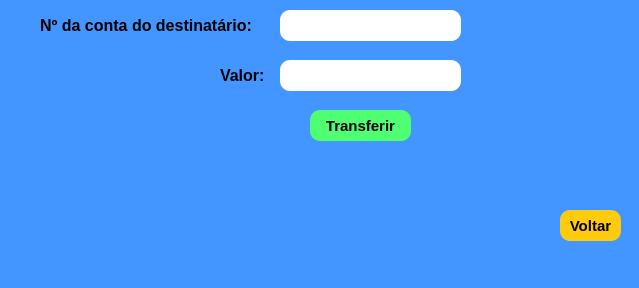
<?xml version="1.0" encoding="UTF-8"?>
<ui version="4.0">
 <class>MainWindow</class>
 <widget class="QMainWindow" name="MainWindow">
  <property name="geometry">
   <rect>
    <x>0</x>
    <y>0</y>
    <width>639</width>
    <height>288</height>
   </rect>
  </property>
  <property name="windowTitle">
   <string>MainWindow</string>
  </property>
  <property name="styleSheet">
   <string notr="true">background-color: rgb(67, 149, 255) </string>
  </property>
  <widget class="QWidget" name="centralwidget">
   <widget class="QLabel" name="label">
    <property name="geometry">
     <rect>
      <x>220</x>
      <y>60</y>
      <width>61</width>
      <height>31</height>
     </rect>
    </property>
    <property name="font">
     <font>
      <pointsize>12</pointsize>
      <weight>75</weight>
      <bold>true</bold>
     </font>
    </property>
    <property name="text">
     <string>Valor:</string>
    </property>
   </widget>
   <widget class="QLineEdit" name="lineEdit">
    <property name="geometry">
     <rect>
      <x>280</x>
      <y>10</y>
      <width>181</width>
      <height>31</height>
     </rect>
    </property>
    <property name="styleSheet">
     <string notr="true">background-color: white;
border-radius: 10px;</string>
    </property>
   </widget>
   <widget class="QLabel" name="label_2">
    <property name="geometry">
     <rect>
      <x>40</x>
      <y>10</y>
      <width>231</width>
      <height>31</height>
     </rect>
    </property>
    <property name="font">
     <font>
      <pointsize>12</pointsize>
      <weight>75</weight>
      <bold>true</bold>
     </font>
    </property>
    <property name="text">
     <string>Nº da conta do destinatário:</string>
    </property>
   </widget>
   <widget class="QLineEdit" name="lineEdit_2">
    <property name="geometry">
     <rect>
      <x>280</x>
      <y>60</y>
      <width>181</width>
      <height>31</height>
     </rect>
    </property>
    <property name="styleSheet">
     <string notr="true">background-color: white;
border-radius: 10px;</string>
    </property>
   </widget>
   <widget class="QPushButton" name="pushButton_8">
    <property name="geometry">
     <rect>
      <x>310</x>
      <y>110</y>
      <width>101</width>
      <height>31</height>
     </rect>
    </property>
    <property name="font">
     <font>
      <pointsize>11</pointsize>
      <weight>75</weight>
      <bold>true</bold>
     </font>
    </property>
    <property name="styleSheet">
     <string notr="true">background-color:rgb(78, 255, 113);
border-radius: 10px;
</string>
    </property>
    <property name="text">
     <string>Transferir</string>
    </property>
   </widget>
   <widget class="QPushButton" name="pushButton_9">
    <property name="geometry">
     <rect>
      <x>560</x>
      <y>210</y>
      <width>61</width>
      <height>31</height>
     </rect>
    </property>
    <property name="font">
     <font>
      <pointsize>11</pointsize>
      <weight>75</weight>
      <bold>true</bold>
     </font>
    </property>
    <property name="styleSheet">
     <string notr="true">background-color:rgb(255, 203, 12);
border-radius: 10px;
</string>
    </property>
    <property name="text">
     <string>Voltar</string>
    </property>
   </widget>
  </widget>
  <widget class="QMenuBar" name="menubar">
   <property name="geometry">
    <rect>
     <x>0</x>
     <y>0</y>
     <width>639</width>
     <height>21</height>
    </rect>
   </property>
  </widget>
  <widget class="QStatusBar" name="statusbar"/>
 </widget>
 <resources/>
 <connections/>
</ui>
